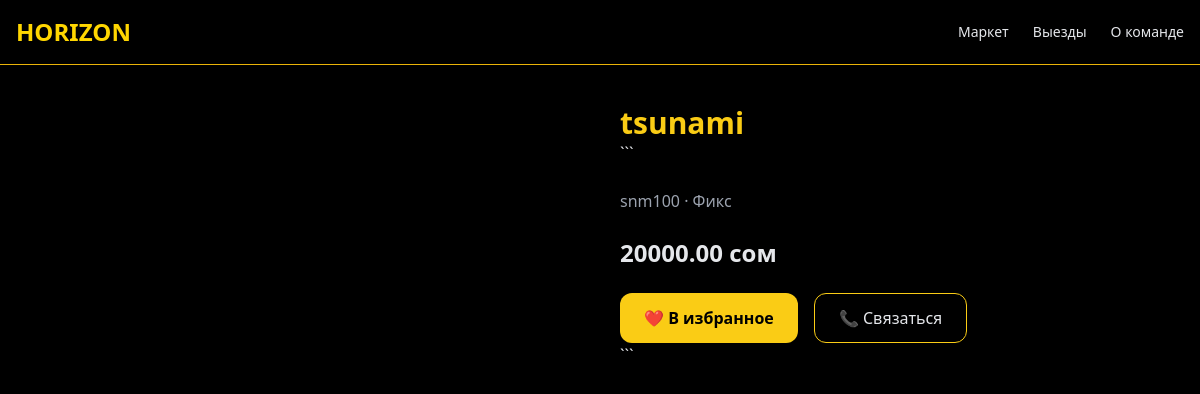
Page /market/2/ on the committed database.
### core/models.py (models this page shows, shortened)
class ForSaleBike(models.Model):
    title = models.CharField(max_length=100)
    brand = models.CharField(max_length=100)
    type = models.CharField(max_length=20, choices=BIKE_TYPES)
    price = models.DecimalField(max_digits=10, decimal_places=2)
    contact = models.CharField(max_length=100)
    created_at = models.DateTimeField(auto_now_add=True)

### market/views.py (the view)
# urls.py: path('<int:pk>/', views.bike_detail, name='bike_detail'),
def bike_detail(request, pk):
    bike = get_object_or_404(ForSaleBike, pk=pk)
    similar_bikes = ForSaleBike.objects.filter(
        type=bike.type
    ).exclude(id=bike.id)[:4]
    return render(request, 'market/bike_detail.html', {
        'bike': bike,
        'similar_bikes': similar_bikes
    })

### market/templates/market/bike_detail.html (shortened to what this page needs)
{% extends 'core/base.html' %}
{% block content %}
<div class="max-w-6xl mx-auto px-4 py-10 grid md:grid-cols-2 gap-10">
  <div>
  </div>
  <div class="space-y-6">
    <h1 class="text-3xl font-bold text-yellow-400">
      {{ bike.title }}
    </h1>
```
<p class="text-gray-400">
  {{ bike.brand }} · {{ bike.get_type_display }}
</p>
<p class="text-2xl font-bold">
  {{ bike.price }} сом
</p>
<div class="flex gap-4">
  <button class="bg-yellow-400 text-black px-6 py-3 rounded-xl font-bold
                 hover:bg-yellow-300 transition">
    ❤️ В избранное
  </button>
  <button class="border border-yellow-400 px-6 py-3 rounded-xl
                 hover:bg-yellow-400 hover:text-black transition">
    📞 Связаться
  </button>
</div>
```
  </div>
</div>
{% endblock %}

### rows in the picture
ForSaleBike: title "tsunami", brand "snm100", type "Фикс", price "20000.00"
